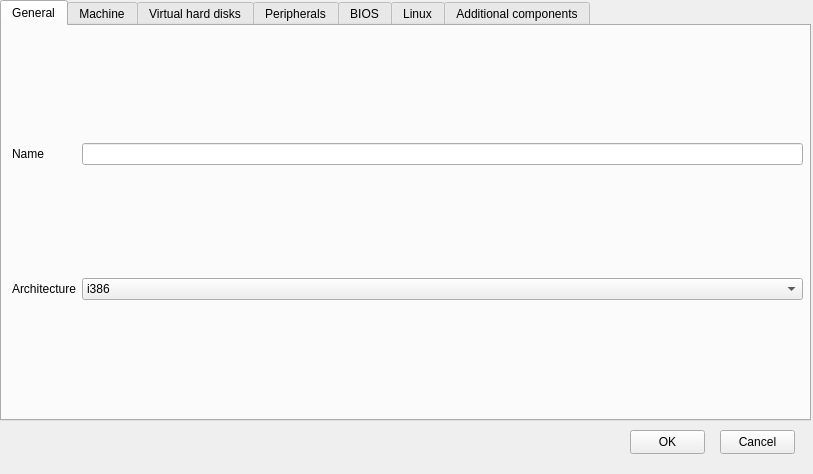
<?xml version="1.0" encoding="UTF-8"?>
<ui version="4.0">
 <class>Dialog</class>
 <widget class="QDialog" name="Dialog">
  <property name="geometry">
   <rect>
    <x>0</x>
    <y>0</y>
    <width>813</width>
    <height>474</height>
   </rect>
  </property>
  <property name="sizePolicy">
   <sizepolicy hsizetype="Fixed" vsizetype="Fixed">
    <horstretch>0</horstretch>
    <verstretch>0</verstretch>
   </sizepolicy>
  </property>
  <property name="minimumSize">
   <size>
    <width>813</width>
    <height>474</height>
   </size>
  </property>
  <property name="maximumSize">
   <size>
    <width>813</width>
    <height>474</height>
   </size>
  </property>
  <property name="windowTitle">
   <string>EmuGUI - Edit VM</string>
  </property>
  <property name="locale">
   <locale language="English" country="UnitedStates"/>
  </property>
  <widget class="QTabWidget" name="tabWidget">
   <property name="geometry">
    <rect>
     <x>0</x>
     <y>0</y>
     <width>811</width>
     <height>421</height>
    </rect>
   </property>
   <property name="currentIndex">
    <number>0</number>
   </property>
   <widget class="QWidget" name="tab">
    <attribute name="title">
     <string>General</string>
    </attribute>
    <widget class="QWidget" name="gridLayoutWidget">
     <property name="geometry">
      <rect>
       <x>10</x>
       <y>10</y>
       <width>791</width>
       <height>371</height>
      </rect>
     </property>
     <layout class="QGridLayout" name="gridLayout">
      <item row="0" column="1">
       <widget class="QLineEdit" name="le_name"/>
      </item>
      <item row="0" column="0">
       <widget class="QLabel" name="lbl_name">
        <property name="text">
         <string>Name</string>
        </property>
       </widget>
      </item>
      <item row="1" column="0">
       <widget class="QLabel" name="lbl_arch">
        <property name="text">
         <string>Architecture</string>
        </property>
       </widget>
      </item>
      <item row="1" column="1">
       <widget class="QComboBox" name="cb_arch">
        <item>
         <property name="text">
          <string>i386</string>
         </property>
        </item>
        <item>
         <property name="text">
          <string>x86_64</string>
         </property>
        </item>
        <item>
         <property name="text">
          <string>mips</string>
         </property>
        </item>
        <item>
         <property name="text">
          <string>mips64</string>
         </property>
        </item>
        <item>
         <property name="text">
          <string>mipsel</string>
         </property>
        </item>
        <item>
         <property name="text">
          <string>mips64el</string>
         </property>
        </item>
        <item>
         <property name="text">
          <string>ppc</string>
         </property>
        </item>
        <item>
         <property name="text">
          <string>ppc64</string>
         </property>
        </item>
        <item>
         <property name="text">
          <string>arm</string>
         </property>
        </item>
        <item>
         <property name="text">
          <string>aarch64</string>
         </property>
        </item>
        <item>
         <property name="text">
          <string>sparc</string>
         </property>
        </item>
        <item>
         <property name="text">
          <string>sparc64</string>
         </property>
        </item>
        <item>
         <property name="text">
          <string>alpha</string>
         </property>
        </item>
       </widget>
      </item>
     </layout>
    </widget>
   </widget>
   <widget class="QWidget" name="tab_2">
    <attribute name="title">
     <string>Machine</string>
    </attribute>
    <widget class="QStackedWidget" name="stackedWidget">
     <property name="geometry">
      <rect>
       <x>0</x>
       <y>0</y>
       <width>801</width>
       <height>391</height>
      </rect>
     </property>
     <property name="currentIndex">
      <number>0</number>
     </property>
     <widget class="QWidget" name="page_2">
      <widget class="QWidget" name="gridLayoutWidget_8">
       <property name="geometry">
        <rect>
         <x>10</x>
         <y>10</y>
         <width>781</width>
         <height>371</height>
        </rect>
       </property>
       <layout class="QGridLayout" name="gridLayout_8">
        <item row="0" column="0">
         <widget class="QLabel" name="lbl_cpu">
          <property name="text">
           <string>CPU</string>
          </property>
         </widget>
        </item>
        <item row="1" column="0">
         <widget class="QLabel" name="lbl_ram">
          <property name="text">
           <string>RAM in MB</string>
          </property>
         </widget>
        </item>
        <item row="2" column="0">
         <widget class="QLabel" name="lbl_machine">
          <property name="text">
           <string>Machine</string>
          </property>
         </widget>
        </item>
        <item row="0" column="1">
         <widget class="QComboBox" name="cb_cpu">
          <item>
           <property name="text">
            <string>Let QEMU decide</string>
           </property>
          </item>
         </widget>
        </item>
        <item row="1" column="1">
         <widget class="QSpinBox" name="sb_ram">
          <property name="maximum">
           <number>32768</number>
          </property>
         </widget>
        </item>
        <item row="2" column="1">
         <widget class="QComboBox" name="cb_machine">
          <item>
           <property name="text">
            <string>Let QEMU decide</string>
           </property>
          </item>
         </widget>
        </item>
       </layout>
      </widget>
     </widget>
    </widget>
   </widget>
   <widget class="QWidget" name="tab_3">
    <attribute name="title">
     <string>Virtual hard disks</string>
    </attribute>
    <widget class="QWidget" name="gridLayoutWidget_2">
     <property name="geometry">
      <rect>
       <x>10</x>
       <y>10</y>
       <width>781</width>
       <height>371</height>
      </rect>
     </property>
     <layout class="QGridLayout" name="gridLayout_2">
      <item row="1" column="0">
       <widget class="QLabel" name="lbl_vhdp">
        <property name="text">
         <string>VHD path</string>
        </property>
       </widget>
      </item>
      <item row="3" column="0">
       <widget class="QLabel" name="lbl_maxsize">
        <property name="text">
         <string>Maximum size</string>
        </property>
       </widget>
      </item>
      <item row="5" column="0">
       <widget class="QLabel" name="lbl_cdc2">
        <property name="text">
         <string>CD controller 2</string>
        </property>
       </widget>
      </item>
      <item row="5" column="1" colspan="2">
       <widget class="QComboBox" name="cb_cdc2">
        <item>
         <property name="text">
          <string>Let QEMU decide</string>
         </property>
        </item>
        <item>
         <property name="text">
          <string>IDE</string>
         </property>
        </item>
        <item>
         <property name="text">
          <string>SCSI</string>
         </property>
        </item>
        <item>
         <property name="text">
          <string>Virtio</string>
         </property>
        </item>
       </widget>
      </item>
      <item row="0" column="1" colspan="2">
       <widget class="QComboBox" name="cb_vhdu">
        <item>
         <property name="text">
          <string>Add an existing virtual hard drive</string>
         </property>
        </item>
        <item>
         <property name="text">
          <string>Create a new virtual hard drive</string>
         </property>
        </item>
        <item>
         <property name="text">
          <string>Don't add a virtual hard drive</string>
         </property>
        </item>
       </widget>
      </item>
      <item row="4" column="0">
       <widget class="QLabel" name="lbl_cdc1">
        <property name="text">
         <string>CD controller 1</string>
        </property>
       </widget>
      </item>
      <item row="1" column="2">
       <widget class="QPushButton" name="btn_vhdp">
        <property name="text">
         <string>Browse</string>
        </property>
       </widget>
      </item>
      <item row="4" column="1" colspan="2">
       <widget class="QComboBox" name="cb_cdc1">
        <item>
         <property name="text">
          <string>Let QEMU decide</string>
         </property>
        </item>
        <item>
         <property name="text">
          <string>IDE</string>
         </property>
        </item>
        <item>
         <property name="text">
          <string>SCSI</string>
         </property>
        </item>
        <item>
         <property name="text">
          <string>Virtio</string>
         </property>
        </item>
       </widget>
      </item>
      <item row="0" column="0">
       <widget class="QLabel" name="lbl_vhdu">
        <property name="text">
         <string>VHD usage</string>
        </property>
       </widget>
      </item>
      <item row="1" column="1">
       <widget class="QLineEdit" name="le_vhdp"/>
      </item>
      <item row="2" column="0">
       <widget class="QLabel" name="lbl_vhdf">
        <property name="text">
         <string>VHD file format</string>
        </property>
       </widget>
      </item>
      <item row="3" column="2">
       <widget class="QComboBox" name="cb_maxsize">
        <item>
         <property name="text">
          <string>KB</string>
         </property>
        </item>
        <item>
         <property name="text">
          <string>MB</string>
         </property>
        </item>
        <item>
         <property name="text">
          <string>GB</string>
         </property>
        </item>
       </widget>
      </item>
      <item row="3" column="1">
       <widget class="QSpinBox" name="sb_maxsize">
        <property name="maximum">
         <number>214748368</number>
        </property>
       </widget>
      </item>
      <item row="2" column="1" colspan="2">
       <widget class="QComboBox" name="cb_vhdf">
        <item>
         <property name="text">
          <string>qcow2</string>
         </property>
        </item>
        <item>
         <property name="text">
          <string>qcow</string>
         </property>
        </item>
        <item>
         <property name="text">
          <string>vdi</string>
         </property>
        </item>
        <item>
         <property name="text">
          <string>raw</string>
         </property>
        </item>
        <item>
         <property name="text">
          <string>vhdx</string>
         </property>
        </item>
        <item>
         <property name="text">
          <string>vpc</string>
         </property>
        </item>
        <item>
         <property name="text">
          <string>vmdk</string>
         </property>
        </item>
        <item>
         <property name="text">
          <string>parallels</string>
         </property>
        </item>
        <item>
         <property name="text">
          <string>file</string>
         </property>
        </item>
       </widget>
      </item>
      <item row="6" column="0">
       <widget class="QLabel" name="lbl_hddc">
        <property name="text">
         <string>HDD controller</string>
        </property>
       </widget>
      </item>
      <item row="6" column="1" colspan="2">
       <widget class="QComboBox" name="cb_hddc">
        <item>
         <property name="text">
          <string>Let QEMU decide</string>
         </property>
        </item>
        <item>
         <property name="text">
          <string>IDE</string>
         </property>
        </item>
        <item>
         <property name="text">
          <string>VirtIO SCSI</string>
         </property>
        </item>
        <item>
         <property name="text">
          <string>AHCI</string>
         </property>
        </item>
       </widget>
      </item>
     </layout>
    </widget>
   </widget>
   <widget class="QWidget" name="tab_5">
    <attribute name="title">
     <string>Peripherals</string>
    </attribute>
    <widget class="QWidget" name="gridLayoutWidget_3">
     <property name="geometry">
      <rect>
       <x>10</x>
       <y>10</y>
       <width>781</width>
       <height>371</height>
      </rect>
     </property>
     <layout class="QGridLayout" name="gridLayout_3">
      <item row="3" column="0">
       <widget class="QCheckBox" name="checkBox_2">
        <property name="text">
         <string>USB Tablet Device (depreciated)</string>
        </property>
       </widget>
      </item>
      <item row="1" column="1">
       <widget class="QComboBox" name="cb_kbdtype">
        <item>
         <property name="text">
          <string>PS/2 Keyboard</string>
         </property>
        </item>
        <item>
         <property name="text">
          <string>USB Keyboard</string>
         </property>
        </item>
       </widget>
      </item>
      <item row="0" column="1">
       <widget class="QComboBox" name="cb_mouse">
        <item>
         <property name="text">
          <string>PS/2 Mouse</string>
         </property>
        </item>
        <item>
         <property name="text">
          <string>USB Mouse</string>
         </property>
        </item>
        <item>
         <property name="text">
          <string>USB Tablet Device</string>
         </property>
        </item>
       </widget>
      </item>
      <item row="0" column="0">
       <widget class="QLabel" name="lbl_mouse">
        <property name="text">
         <string>Mouse type</string>
        </property>
       </widget>
      </item>
      <item row="1" column="0">
       <widget class="QLabel" name="lbl_kbdtype">
        <property name="text">
         <string>Keyboard type</string>
        </property>
       </widget>
      </item>
      <item row="2" column="0">
       <widget class="QLabel" name="lbl_kbdlayout">
        <property name="text">
         <string>Keyboard layout</string>
        </property>
       </widget>
      </item>
      <item row="2" column="1">
       <widget class="QComboBox" name="cb_kbdlayout">
        <item>
         <property name="text">
          <string>en-us</string>
         </property>
        </item>
        <item>
         <property name="text">
          <string>en-gb</string>
         </property>
        </item>
        <item>
         <property name="text">
          <string>de</string>
         </property>
        </item>
        <item>
         <property name="text">
          <string>fr</string>
         </property>
        </item>
        <item>
         <property name="text">
          <string>ru</string>
         </property>
        </item>
        <item>
         <property name="text">
          <string>pl</string>
         </property>
        </item>
        <item>
         <property name="text">
          <string>pt</string>
         </property>
        </item>
        <item>
         <property name="text">
          <string>it</string>
         </property>
        </item>
        <item>
         <property name="text">
          <string>ja</string>
         </property>
        </item>
        <item>
         <property name="text">
          <string>es</string>
         </property>
        </item>
        <item>
         <property name="text">
          <string>is</string>
         </property>
        </item>
        <item>
         <property name="text">
          <string>fi</string>
         </property>
        </item>
       </widget>
      </item>
     </layout>
    </widget>
   </widget>
   <widget class="QWidget" name="tab_6">
    <attribute name="title">
     <string>BIOS</string>
    </attribute>
    <widget class="QWidget" name="gridLayoutWidget_5">
     <property name="geometry">
      <rect>
       <x>10</x>
       <y>10</y>
       <width>781</width>
       <height>371</height>
      </rect>
     </property>
     <layout class="QGridLayout" name="gridLayout_5">
      <item row="1" column="1">
       <widget class="QLineEdit" name="le_biosf"/>
      </item>
      <item row="0" column="0">
       <widget class="QLabel" name="lbl_biosloc">
        <property name="text">
         <string>Location of external BIOS file (Leave empty to use the default BIOS)</string>
        </property>
        <property name="wordWrap">
         <bool>true</bool>
        </property>
       </widget>
      </item>
      <item row="1" column="0">
       <widget class="QLabel" name="lbl_biosf">
        <property name="text">
         <string>External BIOS file</string>
        </property>
        <property name="wordWrap">
         <bool>true</bool>
        </property>
       </widget>
      </item>
      <item row="1" column="2">
       <widget class="QPushButton" name="btn_biosf">
        <property name="text">
         <string>Browse</string>
        </property>
       </widget>
      </item>
      <item row="0" column="1" colspan="2">
       <widget class="QLineEdit" name="le_biosloc"/>
      </item>
     </layout>
    </widget>
   </widget>
   <widget class="QWidget" name="tab_7">
    <attribute name="title">
     <string>Linux</string>
    </attribute>
    <widget class="QWidget" name="gridLayoutWidget_6">
     <property name="geometry">
      <rect>
       <x>10</x>
       <y>10</y>
       <width>781</width>
       <height>371</height>
      </rect>
     </property>
     <layout class="QGridLayout" name="gridLayout_6">
      <item row="1" column="1">
       <widget class="QLineEdit" name="le_initrd"/>
      </item>
      <item row="0" column="2">
       <widget class="QPushButton" name="btn_kernel">
        <property name="text">
         <string>Browse</string>
        </property>
       </widget>
      </item>
      <item row="0" column="1">
       <widget class="QLineEdit" name="le_kernel"/>
      </item>
      <item row="1" column="0">
       <widget class="QLabel" name="lbl_initrd">
        <property name="text">
         <string>Linux initrd image</string>
        </property>
       </widget>
      </item>
      <item row="1" column="2">
       <widget class="QPushButton" name="btn_initrd">
        <property name="text">
         <string>Browse</string>
        </property>
       </widget>
      </item>
      <item row="0" column="0">
       <widget class="QLabel" name="lbl_kernel">
        <property name="text">
         <string>Linux kernel</string>
        </property>
       </widget>
      </item>
      <item row="2" column="0">
       <widget class="QLabel" name="lbl_cmd">
        <property name="text">
         <string>Linux cmd arguments</string>
        </property>
       </widget>
      </item>
      <item row="2" column="1" colspan="2">
       <widget class="QLineEdit" name="le_cmd"/>
      </item>
     </layout>
    </widget>
   </widget>
   <widget class="QWidget" name="tab_4">
    <attribute name="title">
     <string>Additional components</string>
    </attribute>
    <widget class="QWidget" name="gridLayoutWidget_4">
     <property name="geometry">
      <rect>
       <x>10</x>
       <y>10</y>
       <width>781</width>
       <height>371</height>
      </rect>
     </property>
     <layout class="QGridLayout" name="gridLayout_4">
      <item row="0" column="0">
       <widget class="QLabel" name="lbl_vga">
        <property name="text">
         <string>VGA</string>
        </property>
       </widget>
      </item>
      <item row="1" column="1">
       <widget class="QComboBox" name="cb_net">
        <item>
         <property name="text">
          <string>none</string>
         </property>
        </item>
       </widget>
      </item>
      <item row="4" column="1">
       <widget class="QLineEdit" name="le_addargs"/>
      </item>
      <item row="2" column="0">
       <widget class="QLabel" name="lbl_sound">
        <property name="text">
         <string>Sound card</string>
        </property>
       </widget>
      </item>
      <item row="3" column="0">
       <widget class="QCheckBox" name="chb_usb">
        <property name="text">
         <string>Add USB support</string>
        </property>
       </widget>
      </item>
      <item row="5" column="0">
       <widget class="QCheckBox" name="checkBox_3">
        <property name="text">
         <string>I want to install Windows 2000 (depreciated)</string>
        </property>
       </widget>
      </item>
      <item row="4" column="0">
       <widget class="QLabel" name="lbl_addargs">
        <property name="text">
         <string>Additional arguments (if necessary)</string>
        </property>
       </widget>
      </item>
      <item row="0" column="1">
       <widget class="QComboBox" name="cb_vga">
        <item>
         <property name="text">
          <string>Let QEMU decide</string>
         </property>
        </item>
       </widget>
      </item>
      <item row="3" column="1">
       <widget class="QComboBox" name="cb_usb"/>
      </item>
      <item row="1" column="0">
       <widget class="QLabel" name="lbl_net">
        <property name="text">
         <string>Network adapter</string>
        </property>
       </widget>
      </item>
      <item row="2" column="1">
       <widget class="QComboBox" name="cb_sound">
        <item>
         <property name="text">
          <string>none</string>
         </property>
        </item>
       </widget>
      </item>
      <item row="5" column="1">
       <layout class="QHBoxLayout" name="horizontalLayout">
        <item>
         <widget class="QLabel" name="lbl_cpuc">
          <property name="text">
           <string>CPU cores</string>
          </property>
         </widget>
        </item>
        <item>
         <widget class="QSpinBox" name="sb_cpuc">
          <property name="minimum">
           <number>1</number>
          </property>
          <property name="maximum">
           <number>8</number>
          </property>
         </widget>
        </item>
       </layout>
      </item>
      <item row="6" column="0">
       <widget class="QLabel" name="lbl_accel">
        <property name="text">
         <string>Acceleration</string>
        </property>
       </widget>
      </item>
      <item row="6" column="1">
       <widget class="QComboBox" name="cb_accel">
        <item>
         <property name="text">
          <string>None</string>
         </property>
        </item>
        <item>
         <property name="text">
          <string>TCG</string>
         </property>
        </item>
        <item>
         <property name="text">
          <string>HAXM (depreciated)</string>
         </property>
        </item>
        <item>
         <property name="text">
          <string>WHPX</string>
         </property>
        </item>
        <item>
         <property name="text">
          <string>WHPX (kernel-irqchip off)</string>
         </property>
        </item>
        <item>
         <property name="text">
          <string>KVM</string>
         </property>
        </item>
       </widget>
      </item>
     </layout>
    </widget>
   </widget>
  </widget>
  <widget class="QPushButton" name="btn_cancel">
   <property name="geometry">
    <rect>
     <x>720</x>
     <y>430</y>
     <width>75</width>
     <height>24</height>
    </rect>
   </property>
   <property name="text">
    <string>Cancel</string>
   </property>
  </widget>
  <widget class="QPushButton" name="btn_ok">
   <property name="geometry">
    <rect>
     <x>630</x>
     <y>430</y>
     <width>75</width>
     <height>24</height>
    </rect>
   </property>
   <property name="text">
    <string>OK</string>
   </property>
  </widget>
 </widget>
 <tabstops>
  <tabstop>tabWidget</tabstop>
  <tabstop>le_name</tabstop>
  <tabstop>cb_arch</tabstop>
  <tabstop>cb_cpu</tabstop>
  <tabstop>sb_ram</tabstop>
  <tabstop>cb_machine</tabstop>
  <tabstop>cb_vhdu</tabstop>
  <tabstop>le_vhdp</tabstop>
  <tabstop>btn_vhdp</tabstop>
  <tabstop>cb_vhdf</tabstop>
  <tabstop>sb_maxsize</tabstop>
  <tabstop>cb_maxsize</tabstop>
  <tabstop>cb_cdc1</tabstop>
  <tabstop>cb_cdc2</tabstop>
  <tabstop>cb_mouse</tabstop>
  <tabstop>cb_kbdtype</tabstop>
  <tabstop>cb_kbdlayout</tabstop>
  <tabstop>checkBox_2</tabstop>
  <tabstop>le_biosloc</tabstop>
  <tabstop>le_biosf</tabstop>
  <tabstop>btn_biosf</tabstop>
  <tabstop>le_kernel</tabstop>
  <tabstop>btn_kernel</tabstop>
  <tabstop>le_initrd</tabstop>
  <tabstop>btn_initrd</tabstop>
  <tabstop>le_cmd</tabstop>
  <tabstop>cb_vga</tabstop>
  <tabstop>cb_net</tabstop>
  <tabstop>cb_sound</tabstop>
  <tabstop>chb_usb</tabstop>
  <tabstop>cb_usb</tabstop>
  <tabstop>le_addargs</tabstop>
  <tabstop>checkBox_3</tabstop>
  <tabstop>sb_cpuc</tabstop>
  <tabstop>cb_accel</tabstop>
  <tabstop>btn_ok</tabstop>
  <tabstop>btn_cancel</tabstop>
 </tabstops>
 <resources/>
 <connections/>
</ui>
